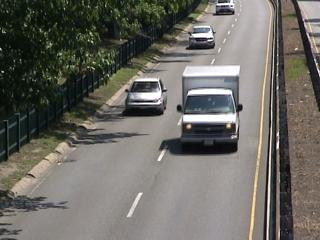
#> input picture Assignment 22/Pictures/highway/h1.jpg, 320 x 240 px; its folder holds 4 pictures in this run
$ python find_highway.py
#> lines starting #> are read from the running program, lines starting #| are printed output that depends on the picture
import cv2
import numpy as np

picture = np.zeros((240,320), dtype=np.uint8)

for i in range(1,15):
    pic = cv2.imread(f'Pictures/highway/h{i}.jpg', 0)
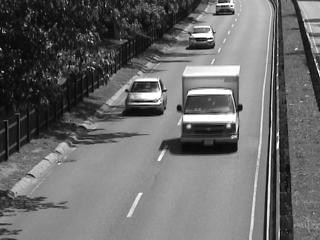
#> pic: shape (240, 320); min 0, max 255, mean 105.8
    picture += pic//14
#> (the run stopped early here; a loop or call above may not have finished)
